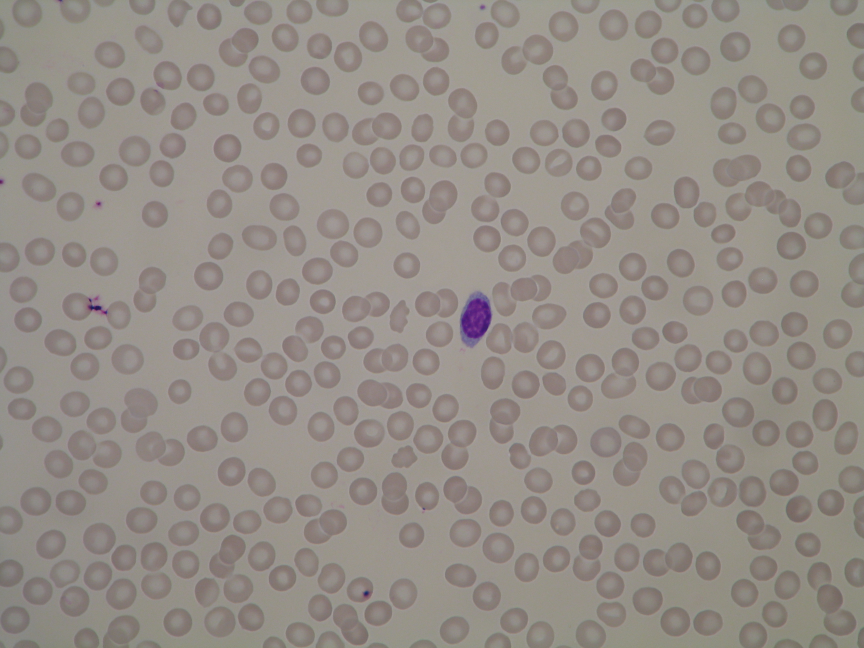
#> input picture ALL_IDB/ALL_IDB Dataset/L1/Im064_0.jpg, 2592 x 1944 px (shown at 1/3 size)
$ python blast_detector_v5.py '../../../ALL_IDB/ALL_IDB Dataset/L1/Im064_0.jpg'   (older library calls are emulated)
#> lines starting #> are read from the running program, lines starting #| are printed output that depends on the picture; after the words box and inside, x2 and y2 are one past the last pixel; in counts of white or black regions, pixels touching at a corner belong together
"""
Blast Detector V5 - Python Port
Combines K-Means segmentation with L1-tuned classification
Port of: test/blast_detector_v5.m
"""

import cv2
import numpy as np
from skimage.color import rgb2lab
from skimage.feature import graycomatrix, graycoprops
from skimage.morphology import disk, binary_opening
from skimage.measure import label, regionprops
from scipy.ndimage import binary_fill_holes
from sklearn.cluster import KMeans
import json
import argparse


# === PARAMETERS ===
RESIZE_FACTOR = 0.5
MIN_NUC_AREA = 500
BLAST_SCORE_CUTOFF = 3.2
ECCENTRICITY_THRESH = 0.85


def detect_blasts(image_path, visualize=False, output_json=None, return_crops=False, return_all_cells=False):
    """
    Detect blast cells in a blood smear image.

    Args:
        image_path: Path to input image
        visualize: If True, display annotated result
        output_json: If provided, save detections to this JSON path
        return_crops: If True, include cropped cell images in results
        return_all_cells: If True, include normal cells too (for UI display)

    Returns:
        dict with 'blasts', 'normal', 'total' counts, 'detections' list, and optionally 'annotated_image'
    """
#> called with visualize = False, return_crops = False, return_all_cells = False

    # Load and resize
    img = cv2.imread(image_path)
#> img is the input picture: shape (1944, 2592, 3); mean B, G, R 134.8, 141.4, 148.3
    if img is None:
        raise ValueError(f"Could not load image: {image_path}")

    img = cv2.resize(img, None, fx=RESIZE_FACTOR, fy=RESIZE_FACTOR)
#> img: shape (972, 1296, 3)
    img_rgb = cv2.cvtColor(img, cv2.COLOR_BGR2RGB)
    rows, cols = img.shape[:2]
#> rows = 972; cols = 1296

    print(f"Processing: {image_path}")

    # =========================================================================
    # SEGMENTATION (K-Means on L*a*b*)
    # =========================================================================

    lab = rgb2lab(img_rgb)
#> lab: shape (972, 1296, 3) float64; mean of channels 0, 1, 2 59.2, 1.4, 4.4
    ab = lab[:, :, 1:3].reshape(-1, 2)
#> ab = 1259712 pairs, first value -11.11 to 46.07, second value -47.18 to 13.81

    # K-Means with 3 clusters
    kmeans = KMeans(n_clusters=3, n_init=3, random_state=42)
    labels = kmeans.fit_predict(ab).reshape(rows, cols)
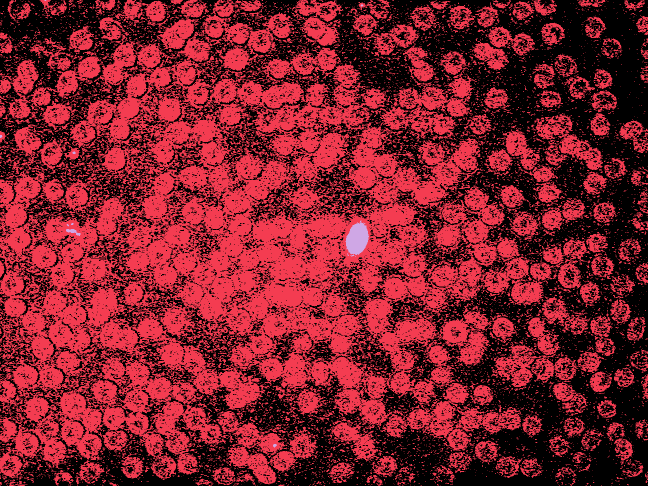
#> labels: shape (972, 1296) int32 (shown at 1/2 size); 3 distinct labels, from 0 to 2; one colour per label, 0 black

    # Find nucleus cluster (darkest in L channel)
    L = lab[:, :, 0]
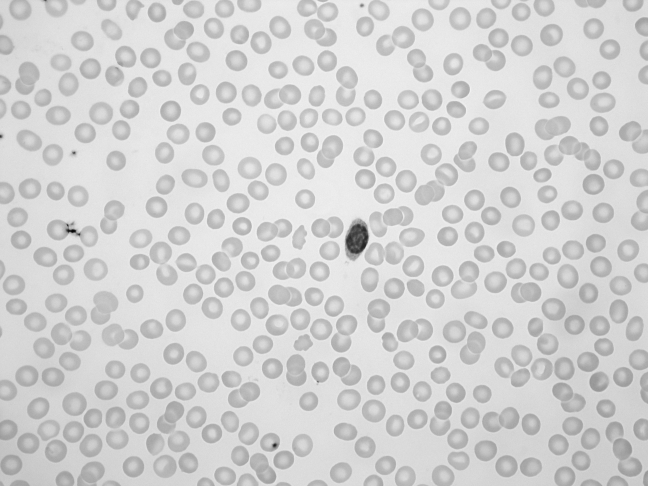
#> L: shape (972, 1296) float64 (shown at 1/2 size); min 11.06, max 69.46, mean 59.2; drawn with min black and max white
    avg_L = [L[labels == i].mean() for i in range(3)]
#> avg_L = [60.7, 57.98, 29.49]
    nuc_cluster = np.argmin(avg_L)
#> nuc_cluster = 2

    # Create nucleus mask
    mask = (labels == nuc_cluster).astype(np.uint8)
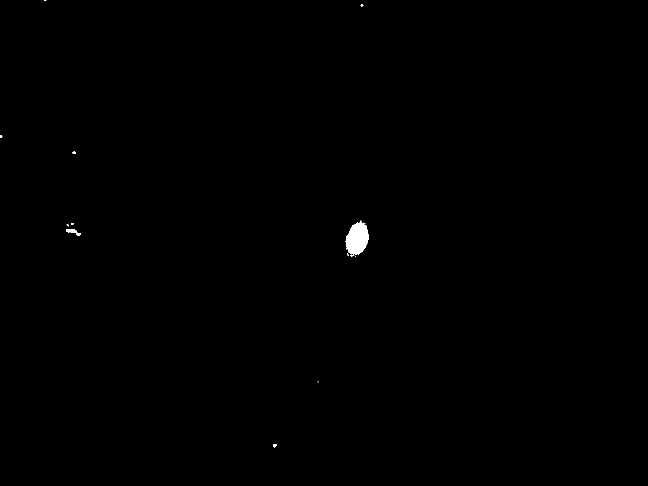
#> mask: shape (972, 1296) (shown at 1/2 size); values 0 (black) and 1 (white), 0.2% white; 16 white regions (11 under 20 px), largest, box (x1, y1, x2, y2) and area: (691, 441, 738, 510) 2218, (132, 458, 161, 472) 181, (546, 888, 554, 895) 39, (145, 303, 151, 308) 26, (0, 270, 5, 276) 23

    # Morphological cleanup
    mask = binary_opening(mask, disk(2))
#> mask: shape (972, 1296) bool; 0.19% white; 6 white regions (1 under 20 px), largest, box (x1, y1, x2, y2) and area: (691, 445, 738, 510) 2191, (132, 458, 153, 466) 127, (152, 465, 161, 472) 39, (546, 888, 554, 895) 37, (0, 270, 5, 276) 21
    mask = binary_fill_holes(mask)

    # Remove small objects
    labeled_mask = label(mask)
#> labeled_mask: shape (972, 1296) int32; 7 distinct labels, from 0 to 6
    for region in regionprops(labeled_mask):
        if region.area < MIN_NUC_AREA:
            mask[labeled_mask == region.label] = 0
#> this loop made 6 passes
#> mask: shape (972, 1296) bool; 0.17% white; 1 white region, box (x1, y1, x2, y2) and area: (691, 445, 738, 510) 2191

    # =========================================================================
    # FEATURE EXTRACTION & CLASSIFICATION
    # =========================================================================

    gray = cv2.cvtColor(img, cv2.COLOR_BGR2GRAY)
    labeled_mask = label(mask)
#> labeled_mask: shape (972, 1296) int32; values 0 (black) and 1 (white), 0.17% white; 1 white region
    regions = regionprops(labeled_mask)
#> regions = 1 regions; box (x1, y1, x2, y2) and area: (691, 445, 738, 510) 2191

    detections = []
    blast_count = 0
    normal_count = 0

    print("\n--- Nucleus Analysis (L1 Blast Detection) ---")
    print("ID\tArea\tCirc.\tEcc.\tHom.\tSCORE\tClass")
    print("-" * 60)

    for i, region in enumerate(regions):
        area = region.area
        perimeter = region.perimeter
        ecc = region.eccentricity

        # Bounding box (minr, minc, maxr, maxc)
        minr, minc, maxr, maxc = region.bbox

        # Circularity
        circ = (4 * np.pi * area) / (perimeter**2 + 1e-6)

        # Texture (GLCM Homogeneity)
        roi_gray = gray[minr:maxr, minc:maxc]
        try:
            # Quantize to 16 levels
            roi_quant = (roi_gray // 16).astype(np.uint8)
            glcm = graycomatrix(roi_quant, distances=[1], angles=[0],
                               levels=16, symmetric=True, normed=True)
            homogeneity = graycoprops(glcm, 'homogeneity')[0, 0]
        except:
            homogeneity = 0.5

        # L1 Scoring
        s_area = min(area / 1500, 1.2)
        s_circ = circ
        s_tex = homogeneity

        total_score = (s_area * 1.0) + (s_circ * 1.5) + (s_tex * 1.2)

        # Classification
        if ecc > ECCENTRICITY_THRESH:
            is_blast = False
            cls_str = "Debris"
        elif total_score > BLAST_SCORE_CUTOFF:
            is_blast = True
            cls_str = "BLAST (L1)"
            blast_count += 1
        else:
            is_blast = False
            cls_str = "Normal"
            normal_count += 1

        print(f"{i+1}\t{area}\t{circ:.2f}\t{ecc:.2f}\t{homogeneity:.2f}\t{total_score:.2f}\t{cls_str}")

        # Include cell if it's a blast OR if we want all cells for UI
        if is_blast or return_all_cells:
            detection = {
                'id': i + 1,
                'bbox': [int(minc), int(minr), int(maxc - minc), int(maxr - minr)],
                'area': int(area),
                'circularity': round(circ, 3),
                'eccentricity': round(ecc, 3),
                'homogeneity': round(homogeneity, 3),
                'score': round(total_score, 2),
                'classification': cls_str,
                'is_blast': is_blast
            }

            # Crop cell image if requested
            if return_crops:
                # Add proportional padding (50% of bounding box) to capture cytoplasm
                # This is critical for TFLite model to see N:C ratio context
                w_box = maxc - minc
                h_box = maxr - minr
                pad = int(max(w_box, h_box) * 0.5)
                r1 = max(0, minr - pad)
                r2 = min(rows, maxr + pad)
                c1 = max(0, minc - pad)
                c2 = min(cols, maxc + pad)
                cell_crop = img_rgb[r1:r2, c1:c2].copy()
                detection['crop'] = cell_crop  # numpy array

            detections.append(detection)
#> this loop made 1 pass
#> (area, perimeter, ecc, minr, minc, maxr, maxc, circ) on pass 1: (2191, 183, 0.75, 445, 691, 510, 738, 0.822)
#| 1	2191.0	0.82	0.75	0.84	3.44	BLAST (L1)
#> pass 1, in detect_blasts, `roi_gray = gray[minr:maxr, minc:maxc]`:
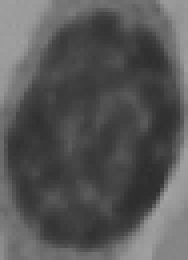
#> roi_gray: shape (65, 47) (shown 4 times larger); min 44, max 163, mean 86.9
#> pass 1, in detect_blasts, `roi_quant = (roi_gray // 16).astype(np.uint8)`:
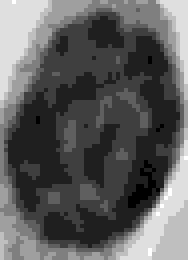
#> roi_quant: shape (65, 47) (shown 4 times larger); min 2, max 10, mean 4.96; drawn with min black and max white
#> after the loop, blast_count = 1; detections = 1 item; normal_count = 0

    # Summary
    print(f"\n--- Summary ---")
    print(f"Total Cells: {len(regions)}")
#| Total Cells: 1
    print(f"Suspected Blasts: {blast_count}")
#| Suspected Blasts: 1
    print(f"Normal WBCs: {normal_count}")
#| Normal WBCs: 0

    # Create annotated image for UI display
    annotated_img = img_rgb.copy()
    for det in detections:
        x, y, w, h = det['bbox']
        color = (255, 0, 0) if det.get('is_blast', False) else (0, 255, 0)  # Red for blast, Green for normal
        cv2.rectangle(annotated_img, (x, y), (x+w, y+h), color, 2)
#> this loop made 1 pass
#> (x, y, w, h, color) on pass 1: (691, 445, 47, 65, (255, 0, 0))
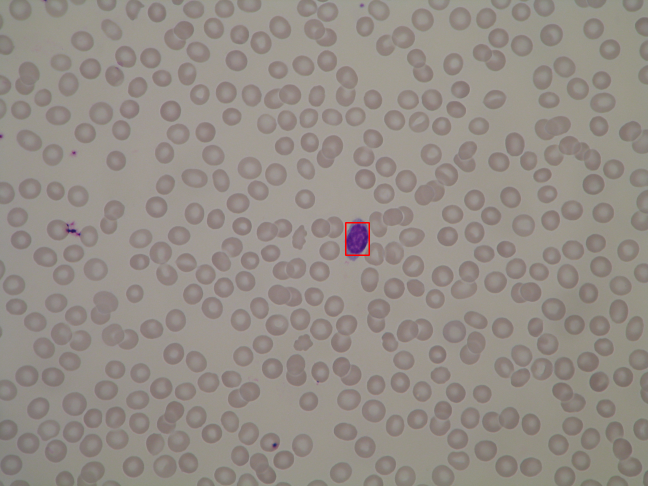
#> annotated_img: shape (972, 1296, 3) (shown at 1/2 size); mean R, G, B 148.5, 141.4, 134.8

    result = {
        'image': image_path,
        'total_cells': len(regions),
        'blast_count': blast_count,
        'normal_count': normal_count,
        'detections': detections,
        'annotated_image': annotated_img  # RGB numpy array with bounding boxes
    }

    # Save JSON output (removing non-serializable objects)
    if output_json:
        # Create a serializable copy of the result
        serializable_result = result.copy()
        if 'annotated_image' in serializable_result:
            del serializable_result['annotated_image']

        # Also clean up detections if they have crops (numpy arrays)
        serializable_result['detections'] = []
        for det in result['detections']:
            clean_det = det.copy()
            if 'crop' in clean_det:
                del clean_det['crop']
            serializable_result['detections'].append(clean_det)

        with open(output_json, 'w') as f:
            json.dump(serializable_result, f, indent=2)
        print(f"\nDetections saved to: {output_json}")

    # Visualization
    if visualize:
        vis_img = img.copy()
        for det in detections:
            x, y, w, h = det['bbox']
            cv2.rectangle(vis_img, (x, y), (x+w, y+h), (0, 0, 255), 2)
            cv2.putText(vis_img, f"BLAST {det['score']:.1f}",
                       (x, y-5), cv2.FONT_HERSHEY_SIMPLEX, 0.4, (0, 0, 255), 1)

        cv2.imshow('Blast Detection V5', vis_img)
        cv2.waitKey(0)
        cv2.destroyAllWindows()

    return result


if __name__ == "__main__":
    parser = argparse.ArgumentParser(description='ALL Blast Detector V5')
    parser.add_argument('image', help='Path to blood smear image')
    parser.add_argument('--visualize', '-v', action='store_true',
                       help='Display annotated result')
    parser.add_argument('--output', '-o', help='Output JSON path')

    args = parser.parse_args()

    result = detect_blasts(args.image, visualize=args.visualize, output_json=args.output)
#> result = 6 items

    if result['blast_count'] > 0:
        print(f"\n⚠️  ALERT: {result['blast_count']} Suspected Blast Cells Detected!")
#| ⚠️  ALERT: 1 Suspected Blast Cells Detected!
    else:
        print("\n✓ No obvious blasts detected.")

$ run again, on ALL_IDB/ALL_IDB Dataset/L1/Im0671_0.jpg
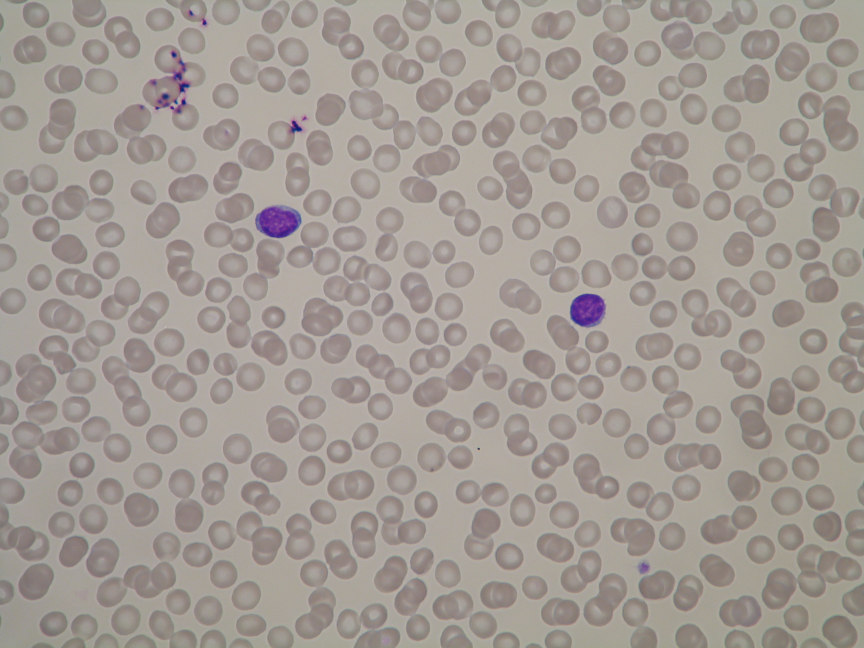
#> input picture ALL_IDB/ALL_IDB Dataset/L1/Im0671_0.jpg, 2592 x 1944 px (shown at 1/3 size)
#> in detect_blasts, img is the input picture: shape (1944, 2592, 3); mean B, G, R 148.4, 154.5, 162.4
#> img: shape (972, 1296, 3)
#> lab: shape (972, 1296, 3) float64; mean of channels 0, 1, 2 64.3, 1.8, 4.3
#> ab = 1259712 pairs, first value -11.8 to 48.01, second value -56.6 to 14.65
#> labels: shape (972, 1296) int32; 3 distinct labels, from 0 to 2
#> avg_L = [66.5, 33.38, 62.2]
#> nuc_cluster = 1
#> the loop in detect_blasts, `for region in regionprops(labeled_mask):` made 18 passes
#> after the loop in detect_blasts, `for region in regionprops(labeled_mask):`:
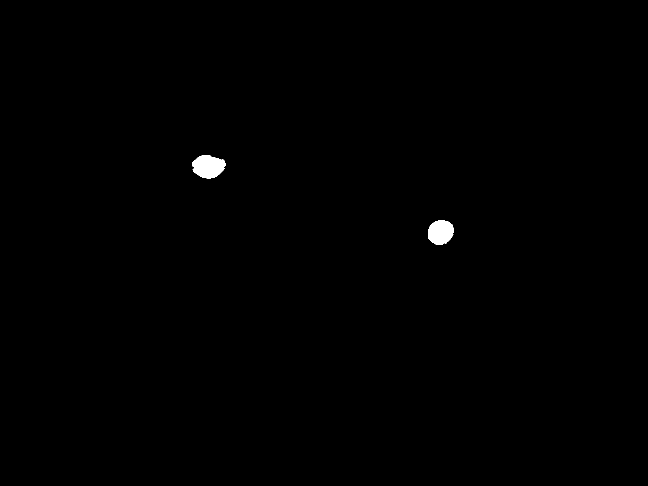
#> mask: shape (972, 1296) bool (shown at 1/2 size); 0.34% white; 2 white regions
#> regions = 2 regions; box (x1, y1, x2, y2) and area: (384, 310, 451, 357) 2329, (856, 441, 908, 490) 2006
#> the loop in detect_blasts, `for i, region in enumerate(regions):` made 2 passes
#> (area, perimeter, ecc, minr, minc, maxr, maxc, circ) on passes 1 to 2: (2329, 192.9, 0.723, 310, 384, 357, 451, 0.787), (2006, 168.9, 0.466, 441, 856, 490, 908, 0.884)
#> (printed output is left out)
#> after the loop in detect_blasts, `for i, region in enumerate(regions):`: blast_count = 2; detections = 2 items; normal_count = 0
#| Total Cells: 2
#| Suspected Blasts: 2
#| Normal WBCs: 0
#> the loop in detect_blasts, `for det in detections:` made 2 passes
#> (x, y, w, h, color) on passes 1 to 2: (384, 310, 67, 47, (255, 0, 0)), (856, 441, 52, 49, (255, 0, 0))
#> after the loop in detect_blasts, `for det in detections:`:
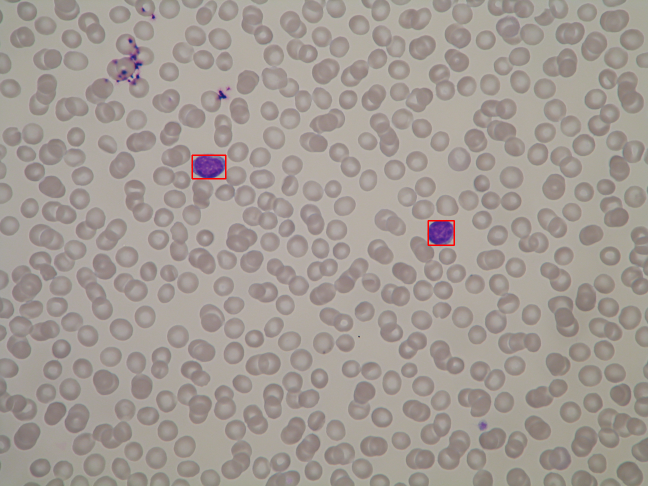
#> annotated_img: shape (972, 1296, 3) (shown at 1/2 size); mean R, G, B 162.7, 154.5, 148.3
#> result = 6 items
#| ⚠️  ALERT: 2 Suspected Blast Cells Detected!

$ run again, on ALL_IDB/ALL_IDB Dataset/L1/Im068_0.jpg
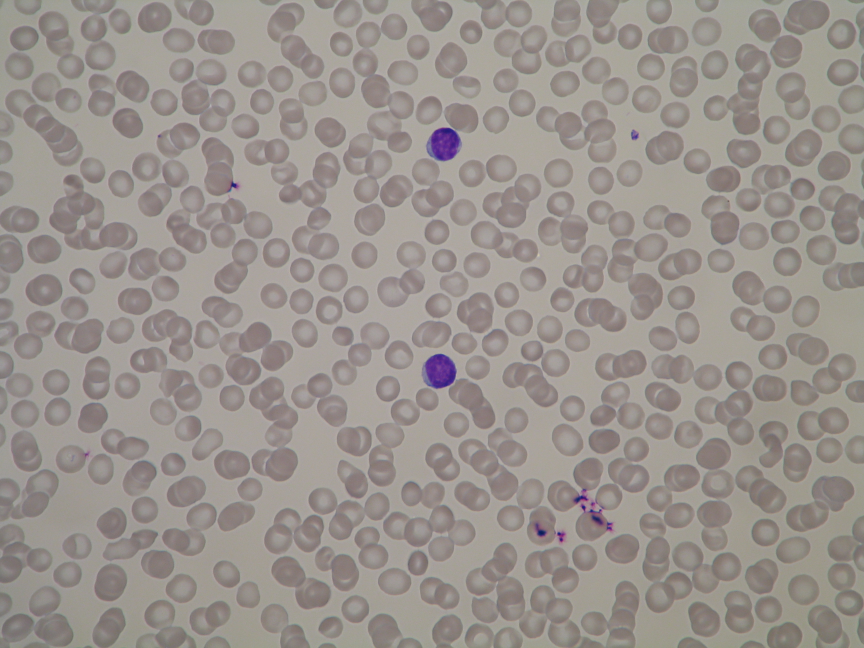
#> input picture ALL_IDB/ALL_IDB Dataset/L1/Im068_0.jpg, 2592 x 1944 px (shown at 1/3 size)
#> in detect_blasts, img is the input picture: shape (1944, 2592, 3); mean B, G, R 141.7, 146.8, 153.7
#> img: shape (972, 1296, 3)
#> lab: shape (972, 1296, 3) float64; mean of channels 0, 1, 2 61.3, 1.7, 3.6
#> ab = 1259712 pairs, first value -12.11 to 48.14, second value -57.84 to 15.65
#> labels: shape (972, 1296) int32; 3 distinct labels, from 0 to 2
#> avg_L = [59.13, 30.42, 63.7]
#> nuc_cluster = 1
#> the loop in detect_blasts, `for region in regionprops(labeled_mask):` made 13 passes
#> after the loop in detect_blasts, `for region in regionprops(labeled_mask):`:
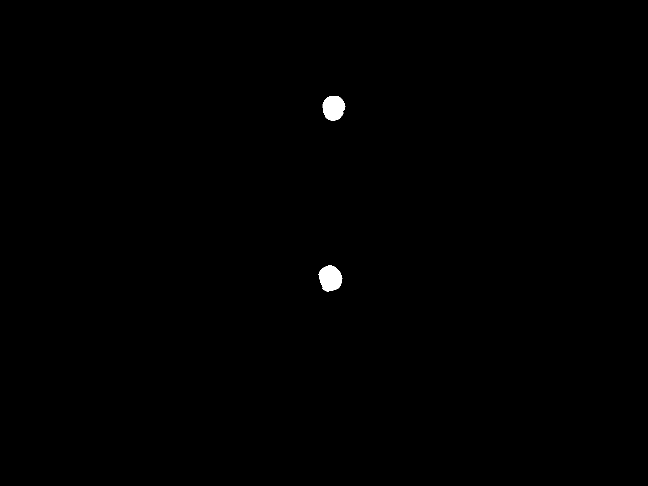
#> mask: shape (972, 1296) bool (shown at 1/2 size); 0.29% white; 2 white regions
#> regions = 2 regions; box (x1, y1, x2, y2) and area: (637, 531, 685, 583) 1854, (645, 192, 691, 241) 1743
#> the loop in detect_blasts, `for i, region in enumerate(regions):` made 2 passes
#> (area, perimeter, ecc, minr, minc, maxr, maxc, circ) on passes 1 to 2: (1743, 157.2, 0.471, 192, 645, 241, 691, 0.886), (1854, 164.3, 0.485, 531, 637, 583, 685, 0.863)
#> (printed output is left out)
#> after the loop in detect_blasts, `for i, region in enumerate(regions):`: blast_count = 2; detections = 2 items; normal_count = 0
#| Total Cells: 2
#| Suspected Blasts: 2
#| Normal WBCs: 0
#> the loop in detect_blasts, `for det in detections:` made 2 passes
#> (x, y, w, h, color) on passes 1 to 2: (645, 192, 46, 49, (255, 0, 0)), (637, 531, 48, 52, (255, 0, 0))
#> after the loop in detect_blasts, `for det in detections:`:
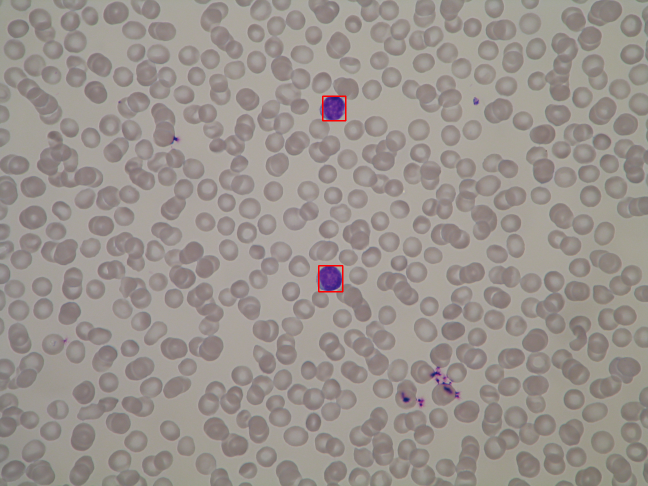
#> annotated_img: shape (972, 1296, 3) (shown at 1/2 size); mean R, G, B 154, 146.8, 141.7
#> result = 6 items
#| ⚠️  ALERT: 2 Suspected Blast Cells Detected!
